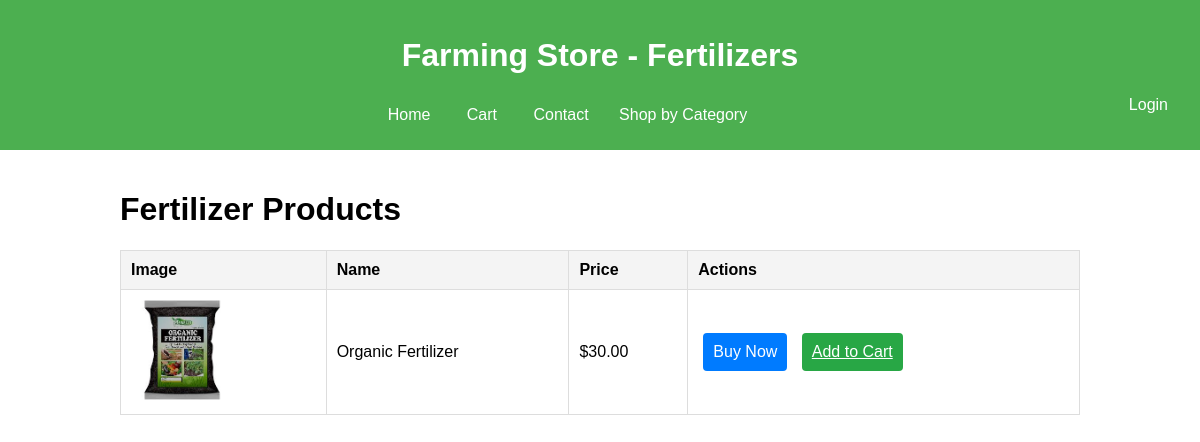
Page /shop-fertilizers.php on the committed database.
### tables this page shows
CREATE TABLE `products` (
  `id` int(11) NOT NULL,
  `name` varchar(255) NOT NULL,
  `price` decimal(10,2) NOT NULL,
  `category_id` int(11) NOT NULL,
  `image` varchar(255) NOT NULL,
  `quantity_available` int(11) NOT NULL
);

### shop-fertilizers.php (the view, shortened to what this page needs)
<?php
$servername = "localhost";
$username = "root";
$password = "";
$dbname = "farming_info_db";
$conn = new mysqli($servername, $username, $password, $dbname);
function fetchProducts($conn) {
    $stmt = $conn->prepare("SELECT p.name, p.price, p.image FROM products p WHERE p.category_id = 3");
    $stmt->execute();
    $result = $stmt->get_result();
    return $result->fetch_all(MYSQLI_ASSOC);
}
$products = fetchProducts($conn);
?>
<!DOCTYPE html>
<html lang="en">
<head>
</head>
<body>
    <header>
        <h1>Farming Store - Fertilizers</h1>
        <nav>
            <a href="farminghome.php">Home</a>
            <a href="cart.php#cart">Cart</a>
            <a href="contact.php#contact">Contact</a>
            <div class="dropdown">
                <button class="dropbtn">Shop by Category</button>
            </div>
            <div class="profile">
                <?php if (isset($_SESSION['username'])): ?>
                    <span>Welcome, <?php echo htmlspecialchars($_SESSION['username']); ?></span>
                    <a href="logout.php">Logout</a>
                <?php else: ?>
                    <a href="login.php">Login</a>
                <?php endif; ?>
            </div>
        </nav>
    </header>
    <div class="container">
        <h1>Fertilizer Products</h1>
        <table>
            <tr>
                <th>Image</th>
                <th>Name</th>
                <th>Price</th>
                <th>Actions</th>
            </tr>
            <?php foreach ($products as $product): ?>
                <tr>
                    <td><img src="<?php echo htmlspecialchars($product['image']); ?>" alt="<?php echo htmlspecialchars($product['name']); ?>"></td>
                    <td><?php echo htmlspecialchars($product['name']); ?></td>
                    <td>$<?php echo htmlspecialchars($product['price']); ?></td>
                    <td>
                        <form action="shop-fertilizers.php" method="get" style="display:inline;">
                            <button type="submit" name="action" value="buy" class="btn buy-now">Buy Now</button>
                        </form>
                        <a href="?action=add&name=<?php echo urlencode($product['name']); ?>&price=<?php echo urlencode($product['price']); ?>&image=<?php echo urlencode($product['image']); ?>" class="btn add-to-cart">Add to Cart</a>
                    </td>
                </tr>
            <?php endforeach; ?>
        </table>
    </div>
</body>
</html>

### shop-fertilizers.php (style rules this page uses)
body { font-family: Arial, sans-serif; margin: 0; padding: 0; }
header { background-color: #4CAF50; color: white; padding: 1em; text-align: center; }
nav a { color: white; margin: 0 1em; text-decoration: none; }
.dropdown { display: inline-block; }
.dropbtn { background-color: #4CAF50; color: white; padding: 10px; font-size: 16px; border: none; cursor: pointer; }
.profile { float: right; }
.container { width: 80%; margin: 0 auto; padding: 20px; }
table { width: 100%; border-collapse: collapse; }
table, th, td { border: 1px solid #ddd; }
th, td { padding: 10px; text-align: left; }
th { background-color: #f4f4f4; }
img { width: 100px; height: auto; }
.btn { padding: 10px; border: none; border-radius: 4px; cursor: pointer; font-size: 16px; text-align: center; display: inline-block; margin: 5px; }
.add-to-cart { background-color: #28a745; color: white; }
.buy-now { background-color: #007bff; color: white; }

### rows in the picture
products: image (picture), name "Organic Fertilizer", price "30.00"
